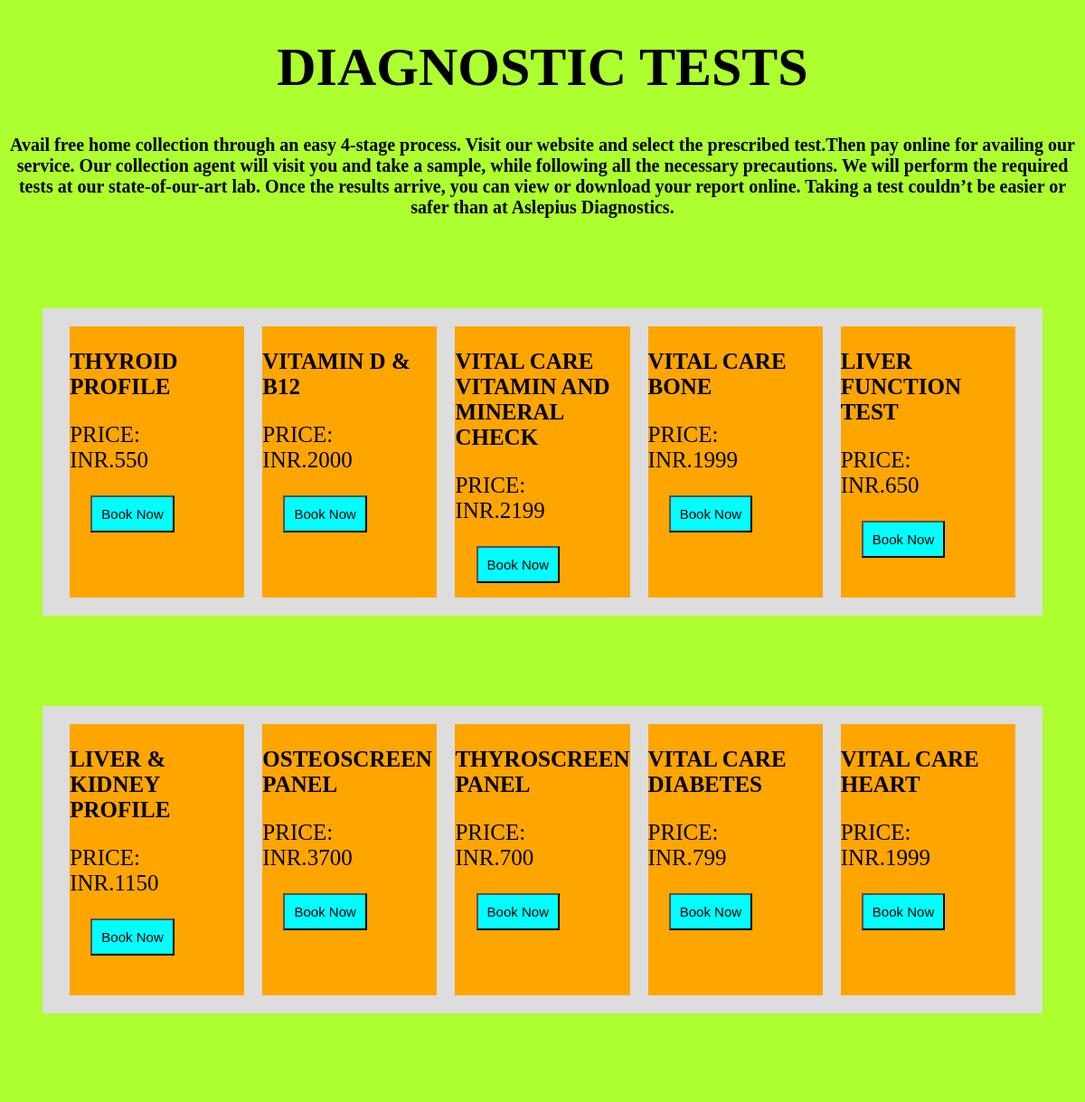
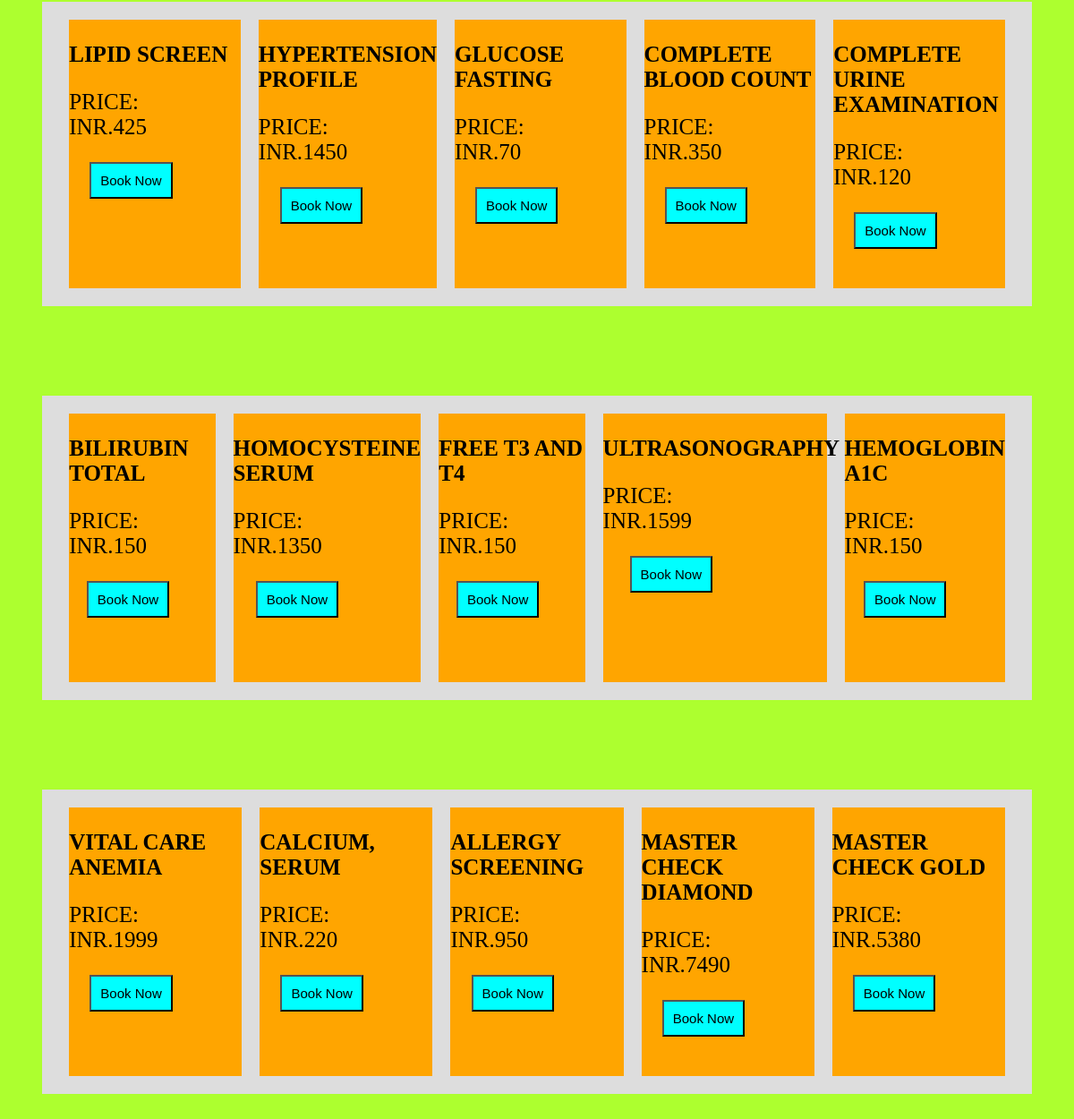
/tests, run on the app's committed database (2 pictures, top to bottom).
### labs/models.py (models this page shows)
class Labs(models.Model):
    testID = models.IntegerField(primary_key = True,)
    testname = models.CharField(max_length=100)
    testprice = models.IntegerField()

### labs/views.py (the view)
# urls.py: urlpatterns =[path('tests', views.tests, name='tests'),
def tests(request):
    obj1 = Labs.objects.get(testID=1)
    obj2 = Labs.objects.get(testID=2)
    obj3 = Labs.objects.get(testID=3)
    obj4 = Labs.objects.get(testID=4)
    obj5 = Labs.objects.get(testID=5)
    obj6 = Labs.objects.get(testID=6)
    obj7 = Labs.objects.get(testID=7)
    obj8 = Labs.objects.get(testID=8)
    obj9 = Labs.objects.get(testID=9)
    obj10 = Labs.objects.get(testID=10)
    obj11 = Labs.objects.get(testID=11)
    obj12 = Labs.objects.get(testID=12)
    obj13 = Labs.objects.get(testID=13)
    obj14 = Labs.objects.get(testID=14)
    obj15 = Labs.objects.get(testID=15)
    obj16 = Labs.objects.get(testID=16)
    obj17 = Labs.objects.get(testID=17)
    obj18 = Labs.objects.get(testID=18)
    obj19 = Labs.objects.get(testID=19)
    obj20 = Labs.objects.get(testID=20)
    obj21 = Labs.objects.get(testID=21)
    obj22 = Labs.objects.get(testID=22)
    obj23 = Labs.objects.get(testID=23)
    obj24 = Labs.objects.get(testID=24)
    obj25 = Labs.objects.get(testID=25)
    context = {
        'object1': obj1,
        'object2': obj2,
        'object3': obj3,
        'object4': obj4,
        'object5': obj5,
        'object6': obj6,
        'object7': obj7,
        'object8': obj8,
        'object9': obj9,
        'object10': obj10,
        'object11': obj11,
        'object12': obj12,
        'object13': obj13,
        'object14': obj14,
        'object15': obj15,
        'object16': obj16,
        'object17': obj17,
        'object18': obj18,
        'object19': obj19,
        'object20': obj20,
        'object21': obj21,
        'object22': obj22,
        'object23': obj23,
        'object24': obj24,
        'object25': obj25
    }
    return render(request, 'labs/labs1.html', context)

### Templates/labs/labs1.html
{% extends "labs/labs.html" %}
{% block content1 %}
<h3 id="test">{{ object1.testname }}</h3>
<p id="test">PRICE:<br>INR.{{ object1.testprice}}</p>
{% if user.is_authenticated %}
<input type="submit" name="Thyroid" formaction="booking" value="Book Now" id="book" style="margin-left: 12%"/>
{% else %}
<input type="submit" name="Thyroid" formaction="login" value="Book Now" id="book" style="margin-left: 12%"/>
{% endif %}
{% endblock %}
{% block content2 %}
<h3 id="test">{{ object2.testname }}</h3>
<p  id="test">PRICE:<br>INR.{{ object2.testprice}}</p>
{% if user.is_authenticated %}
<input type="submit" name="VIT D & B12" formaction="booking" value="Book Now" id="book" style="margin-left: 12%">
{% else %}
<input type="submit" name="VIT D & B12" formaction="login" value="Book Now" id="book" style="margin-left: 12%"/>
{% endif %}
{% endblock %}
{% block content3 %}
<h3 id="test">{{ object3.testname }}</h3>
<p  id="test">PRICE:<br>INR.{{ object3.testprice}}</p>
{% if user.is_authenticated %}
<input type="submit" name="VITAL CARE VITAMIN AND MINERAL CARE" formaction="booking" value="Book Now" id="book" style="margin-left: 12%">
{% else %}
<input type="submit" name="VITAL CARE VITAMIN AND MINERAL CARE" formaction="login" value="Book Now" id="book" style="margin-left: 12%"/>
{% endif %}
{% endblock %}
{% block content4 %}
<h3 id="test">{{ object4.testname }}</h3>
<p  id="test">PRICE:<br>INR.{{ object4.testprice}}</p>
{% if user.is_authenticated %}
<input type="submit" name="VITAL BONE CARE" formaction="booking" value="Book Now" id="book" style="margin-left: 12%">
{% else %}
<input type="submit" name="VITAL BONE CARE" formaction="login" value="Book Now" id="book" style="margin-left: 12%"/>
{% endif %}
{% endblock %}
{% block content5 %}
<h3 id="test">{{ object5.testname }}</h3>
<p  id="test">PRICE:<br>INR.{{ object5.testprice}}</p>
{% if user.is_authenticated %}
<input type="submit" name="LIVER FUNCTION CARE" formaction="booking" value="Book Now" id="book" style="margin-left: 12%">
{% else %}
<input type="submit" name="LIVER FUNCTION CARE" formaction="login" value="Book Now" id="book" style="margin-left: 12%"/>
{% endif %}
{% endblock %}
{% block content6 %}
<h3 id="test">{{ object6.testname }}</h3>
<p  id="test">PRICE:<br>INR.{{ object6.testprice}}</p>
{% if user.is_authenticated %}
<input type="submit" name="LIVER AND KIDNEY PROFILE" formaction="booking" value="Book Now" id="book" style="margin-left: 12%">
{% else %}
<input type="submit" name="LIVER AND KIDNEY PROFILE" formaction="login" value="Book Now" id="book" style="margin-left: 12%"/>
{% endif %}
{% endblock %}
{% block content7 %}
<h3 id="test">{{ object7.testname }}</h3>
<p  id="test">PRICE:<br>INR.{{ object7.testprice}}</p>
{% if user.is_authenticated %}
<input type="submit" name="OSTEOSCREEN PANEL" formaction="booking"  value="Book Now" id="book" style="margin-left: 12%">
{% else %}
<input type="submit" name="OSTEOSCREEN PANEL" formaction="login" value="Book Now" id="book" style="margin-left: 12%"/>
{% endif %}
{% endblock %}
{% block content8 %}
<h3 id="test">{{ object8.testname }}</h3>
<p  id="test">PRICE:<br>INR.{{ object8.testprice}}</p>
{% if user.is_authenticated %}
<input type="submit" name="Thyro SCREEN PANEL" formaction="booking" value="Book Now" id="book" style="margin-left: 12%">
{% else %}
<input type="submit" name="Thyro SCREEN PANEL"  formaction="login" value="Book Now" id="book" style="margin-left: 12%"/>
{% endif %}
{% endblock %}
{% block content9 %}
<h3 id="test">{{ object9.testname }}</h3>
<p  id="test">PRICE:<br>INR.{{ object9.testprice}}</p>
{% if user.is_authenticated %}
<input type="submit" name="VITAL CARE DIABETES" formaction="booking" value="Book Now" id="book" style="margin-left: 12%">
{% else %}
<input type="submit" name="VITAL CARE DIABETES" formaction="login" value="Book Now" id="book" style="margin-left: 12%"/>
{% endif %}
{% endblock %}
{% block content10 %}
<h3 id="test">{{ object10.testname }}</h3>
<p  id="test">PRICE:<br>INR.{{ object10.testprice}}</p>
{% if user.is_authenticated %}
<input type="submit" name="VITAL CARE HEART" formaction="booking" value="Book Now" id="book" style="margin-left: 12%">
{% else %}
<input type="submit" name="VITAL CARE HEART" formaction="login" value="Book Now" id="book" style="margin-left: 12%"/>
{% endif %}
{% endblock %}
{% block content11 %}
<h3 id="test">{{ object11.testname }}</h3>
<p  id="test">PRICE:<br>INR.{{ object11.testprice}}</p>
{% if user.is_authenticated %}
<input type="submit" name="LIPID SCREEN" formaction="booking" value="Book Now" id="book" style="margin-left: 12%">
{% else %}
<input type="submit" name="LIPID SCREEN" formaction="login" value="Book Now" id="book" style="margin-left: 12%"/>
{% endif %}
{% endblock %}
{% block content12 %}
<h3 id="test">{{ object12.testname }}</h3>
<p  id="test">PRICE:<br>INR.{{ object12.testprice}}</p>
{% if user.is_authenticated %}
<input type="submit" name="HYPERTENSION PROFILE" formaction="booking" value="Book Now" id="book" style="margin-left: 12%">
{% else %}
<input type="submit" name="HYPERTENSION PROFILE" formaction="login" value="Book Now" id="book" style="margin-left: 12%"/>
{% endif %}
{% endblock %}
{% block content13 %}
<h3 id="test">{{ object13.testname }}</h3>
<p  id="test">PRICE:<br>INR.{{ object13.testprice}}</p>
{% if user.is_authenticated %}
<input type="submit" name="GLUCOSE FASTING" formaction="booking" value="Book Now" id="book" style="margin-left: 12%">
{% else %}
<input type="submit" name="GLUCOSE FASTING" formaction="login" value="Book Now" id="book" style="margin-left: 12%"/>
{% endif %}
{% endblock %}
{% block content14 %}
<h3 id="test">{{ object14.testname }}</h3>
<p  id="test">PRICE:<br>INR.{{ object14.testprice}}</p>
{% if user.is_authenticated %}
<input type="submit" name="COMPLETE BLOOD COUNT" formaction="booking" value="Book Now" id="book" style="margin-left: 12%">
{% else %}
<input type="submit" name="COMPLETE BLOOD COUNT" formaction="login" value="Book Now" id="book" style="margin-left: 12%"/>
{% endif %}
{% endblock %}
{% block content15 %}
<h3 id="test">{{ object15.testname }}</h3>
<p  id="test">PRICE:<br>INR.{{ object15.testprice}}</p>
{% if user.is_authenticated %}
<input type="submit" name="COMPLETE URINE EXAM" formaction="booking" value="Book Now" id="book" style="margin-left: 12%">
{% else %}
<input type="submit" name="COMPLETE URINE EXAM" formaction="login" value="Book Now" id="book" style="margin-left: 12%"/>
{% endif %}
{% endblock %}
{% block content16 %}
<h3 id="test">{{ object16.testname }}</h3>
<p  id="test">PRICE:<br>INR.{{ object16.testprice}}</p>
{% if user.is_authenticated %}
<input type="submit" name="BILIRUBIN TOTAL" formaction="booking" value="Book Now" id="book" style="margin-left: 12%">
{% else %}
<input type="submit" name="BILIRUBIN TOTAL" formaction="login" value="Book Now" id="book" style="margin-left: 12%"/>
{% endif %}
{% endblock %}
{% block content17 %}
<h3 id="test">{{ object17.testname }}</h3>
<p  id="test">PRICE:<br>INR.{{ object17.testprice}}</p>
{% if user.is_authenticated %}
<input type="submit" name="HOMOCYSTEIN SERUM" formaction="booking" value="Book Now" id="book" style="margin-left: 12%">
{% else %}
<input type="submit" name="HOMOCYSTEIN SERUM" formaction="login" value="Book Now" id="book" style="margin-left: 12%"/>
{% endif %}
{% endblock %}
{% block content18 %}
<h3 id="test">{{ object18.testname }}</h3>
<p  id="test">PRICE:<br>INR.{{ object18.testprice}}</p>
{% if user.is_authenticated %}
<input type="submit" name="FREE T3 & T4" formaction="booking"formaction="booking" value="Book Now" id="book" style="margin-left: 12%">
{% else %}
<input type="submit" name="FREE T3 & T4" formaction="login" value="Book Now" id="book" style="margin-left: 12%"/>
{% endif %}
{% endblock %}
{% block content19 %}
<h3 id="test">{{ object19.testname }}</h3>
<p  id="test">PRICE:<br>INR.{{ object19.testprice}}</p>
{% if user.is_authenticated %}
<input type="submit" name="ULTRASONOGRAPHY" formaction="booking" value="Book Now" id="book" style="margin-left: 12%">
{% else %}
<input type="submit" name=ULTRASONOGRAPHY"formaction="login" value="Book Now" id="book" style="margin-left: 12%"/>
{% endif %}
{% endblock %}
{% block content20 %}
<h3 id="test">{{ object20.testname }}</h3>
<p  id="test">PRICE:<br>INR.{{ object20.testprice}}</p>
{% if user.is_authenticated %}
<input type="submit" name="HEMOGLOBIN A1C" formaction="booking" value="Book Now" id="book" style="margin-left: 12%">
{% else %}
<input type="submit" name="HEMOGLOBIN A1C" formaction="login" value="Book Now" id="book" style="margin-left: 12%"/>
{% endif %}
{% endblock %}
{% block content21 %}
<h3 id="test">{{ object21.testname }}</h3>
<p  id="test">PRICE:<br>INR.{{ object21.testprice}}</p>
{% if user.is_authenticated %}
<input type="submit" name="VITAL CARE ANEMIA " formaction="booking" value="Book Now" id="book" style="margin-left: 12%">
{% else %}
<input type="submit" name="VITAL CARE ANEMIA " formaction="login" value="Book Now" id="book" style="margin-left: 12%"/>
{% endif %}
{% endblock %}
{% block content22 %}
<h3 id="test">{{ object22.testname }}</h3>
<p  id="test">PRICE:<br>INR.{{ object22.testprice}}</p>
{% if user.is_authenticated %}
<input type="submit" name="CALCIUM SERUM" formaction="booking" value="Book Now" id="book" style="margin-left: 12%">
{% else %}
<input type="submit" name="CALCIUM SERUM" formaction="login" value="Book Now" id="book" style="margin-left: 12%"/>
{% endif %}
{% endblock %}
{% block content23 %}
<h3 id="test">{{ object23.testname }}</h3>
<p  id="test">PRICE:<br>INR.{{ object23.testprice}}</p>
{% if user.is_authenticated %}
<input type="submit" name="ALLERGY SCREENING" formaction="booking" value="Book Now" id="book" style="margin-left: 12%">
{% else %}
<input type="submit" name="ALLERGY SCREENING" formaction="login" value="Book Now" id="book" style="margin-left: 12%"/>
{% endif %}
{% endblock %}
{% block content24 %}
<h3 id="test">{{ object24.testname }}</h3>
<p  id="test">PRICE:<br>INR.{{ object24.testprice}}</p>
{% if user.is_authenticated %}
<input type="submit" name="MASTER CHECK DIAMOND " formaction="booking" value="Book Now" id="book" style="margin-left: 12%">
{% else %}
<input type="submit" name="MASTER CHECK DIAMOND " formaction="login" value="Book Now" id="book" style="margin-left: 12%"/>
{% endif %}
{% endblock %}
{% block content25 %}
<h3 id="test">{{ object25.testname }}</h3>
<p  id="test">PRICE:<br>INR.{{ object25.testprice}}</p>
{% if user.is_authenticated %}
<input type="submit" name="MASTER CHECK GOLD" formaction="booking" value="Book Now" id="book" style="margin-left: 12%">
{% else %}
<input type="submit" name="MASTER CHECK GOLD" formaction="login" value="Book Now" id="book" style="margin-left: 12%"/>
{% endif %}
{% endblock %}

### Templates/labs/labs.html (shortened to what this page needs)
<!DOCTYPE html>
<html>
<head>
</head>
<body>
<h1 id="meet1">DIAGNOSTIC TESTS</h1>
<h1 id="meet2">Avail free home collection through an easy 4-stage process. Visit our website and select the prescribed test.Then pay online for availing our service. Our collection agent will visit you and take a sample, while following all the necessary precautions. We will perform the required tests at our state-of-our-art lab. Once the results arrive, you can view or download your report online. Taking a test couldn’t be easier or safer than at Aslepius Diagnostics.</h1>
<form action="#" method='get'>
<div class="container">
	<div class="box">{% block content1 %}{% endblock %}</div>
	<div class="box">{% block content2 %}{% endblock %}</div>
	<div class="box">{% block content3 %}{% endblock %}</div>
	<div class="box">{% block content4 %}{% endblock %}</div>
	<div class="box">{% block content5 %}{% endblock %}</div>
</div>
<div class="container">
	<div class="box">{% block content6 %}{% endblock %}</div>
	<div class="box">{% block content7 %}{% endblock %}</div>
	<div class="box">{% block content8 %}{% endblock %}</div>
	<div class="box">{% block content9 %}{% endblock %}</div>
	<div class="box">{% block content10 %}{% endblock %}</div>
</div>
<div class="container">
	<div class="box">{% block content11 %}{% endblock %}</div>
	<div class="box">{% block content12 %}{% endblock %}</div>
	<div class="box">{% block content13 %}{% endblock %}</div>
	<div class="box">{% block content14 %}{% endblock %}</div>
	<div class="box">{% block content15 %}{% endblock %}</div>
</div>
<div class="container">
	<div class="box">{% block content16 %}{% endblock %}</div>
	<div class="box">{% block content17 %}{% endblock %}</div>
	<div class="box">{% block content18 %}{% endblock %}</div>
	<div class="box">{% block content19 %}{% endblock %}</div>
	<div class="box">{% block content20 %}{% endblock %}</div>
</div>
<div class="container">
	<div class="box">{% block content21 %}{% endblock %}</div>
	<div class="box">{% block content22 %}{% endblock %}</div>
	<div class="box">{% block content23 %}{% endblock %}</div>
	<div class="box">{% block content24 %}{% endblock %}</div>
	<div class="box">{% block content25 %}{% endblock %}</div>
</div>
</form>
</body>
</html>

### Templates/labs/labs.html (style rules this page uses)
body { background-color: GreenYellow; }
#book { background-color: #00FFFF; padding: 10px; font-size: 15px }
#test { text-align: left; font-family: 'Vast Shadow', cursive; font-size: 25px; }
#meet1 { text-align: center; font-family: 'Vast Shadow', cursive; font-size: 60px; }
#meet2 { text-align: center; font-family: 'Niconne', cursive; font-size: 20px; }
.container { width: 90%; padding: 20px; margin: 100px auto; background: #ddd; display: flex; flex-direction: row; justify-content: center; }
.box { width: 250px; height: 300px; background: orange; margin: 0px 10px; transition: 1s; }

### data on the page
Labs: testname "THYROID PROFILE", testprice "550"
Labs: testname "VITAMIN D & B12", testprice "2000"
Labs: testname "VITAL CARE VITAMIN AND MINERAL CHECK", testprice "2199"
Labs: testname "VITAL CARE BONE", testprice "1999"
Labs: testname "LIVER FUNCTION TEST", testprice "650"
Labs: testname "LIVER & KIDNEY PROFILE", testprice "1150"
Labs: testname "OSTEOSCREEN PANEL", testprice "3700"
Labs: testname "THYROSCREEN PANEL", testprice "700"
Labs: testname "VITAL CARE DIABETES", testprice "799"
Labs: testname "VITAL CARE HEART", testprice "1999"
Labs: testname "LIPID SCREEN", testprice "425"
Labs: testname "HYPERTENSION PROFILE", testprice "1450"
Labs: testname "GLUCOSE FASTING", testprice "70"
Labs: testname "COMPLETE BLOOD COUNT", testprice "350"
Labs: testname "COMPLETE URINE EXAMINATION", testprice "120"
Labs: testname "BILIRUBIN TOTAL", testprice "150"
Labs: testname "HOMOCYSTEINE SERUM", testprice "1350"
Labs: testname "FREE T3 AND T4", testprice "150"
Labs: testname "ULTRASONOGRAPHY", testprice "1599"
Labs: testname "HEMOGLOBIN A1C", testprice "150"
Labs: testname "VITAL CARE ANEMIA", testprice "1999"
Labs: testname "CALCIUM, SERUM", testprice "220"
Labs: testname "ALLERGY SCREENING", testprice "950"
Labs: testname "MASTER CHECK DIAMOND", testprice "7490"
Labs: testname "MASTER CHECK GOLD", testprice "5380"
